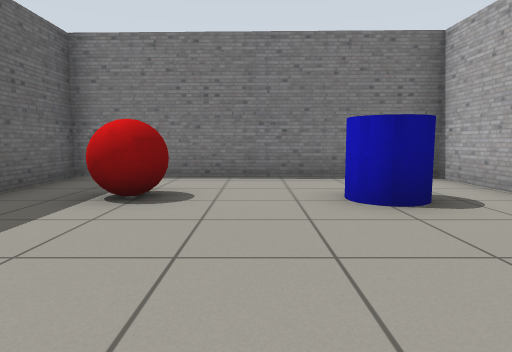
[1] (above)

18 first-person views from a walk through a robot-simulator world made for Gazebo. The camera is 0.72 m above the floor, tilts 6° down and sees 75° across. The floor is counted in squares, 1 m on a side. Each view is taken from the middle of a square. On the plan, view 1 faces up. The plan holds only what a view shows up to about 10 squares ahead; the rest is blank. Some stock models are drawn as simple stand-ins.

[2]
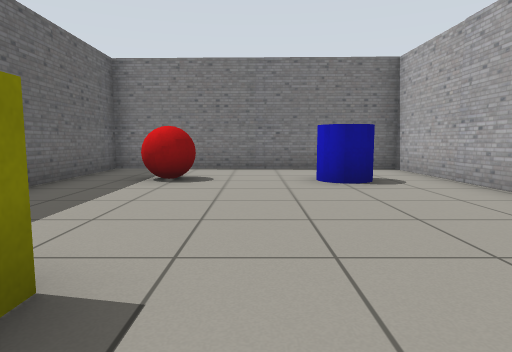

[3]
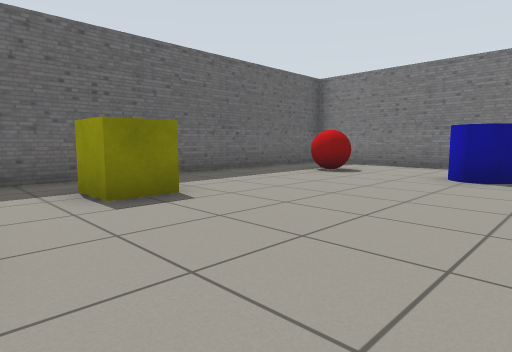

[4]
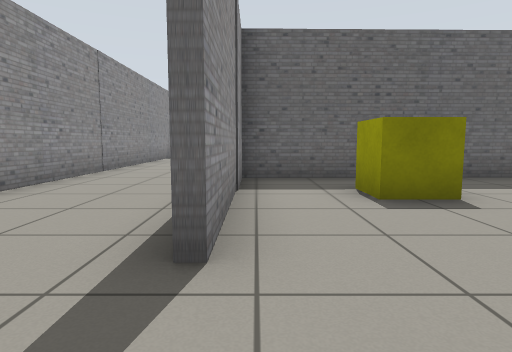

[5]
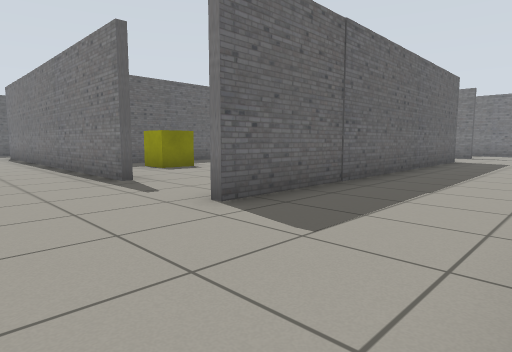

[6]
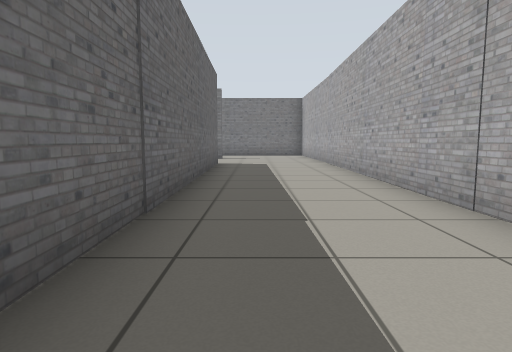

[7]
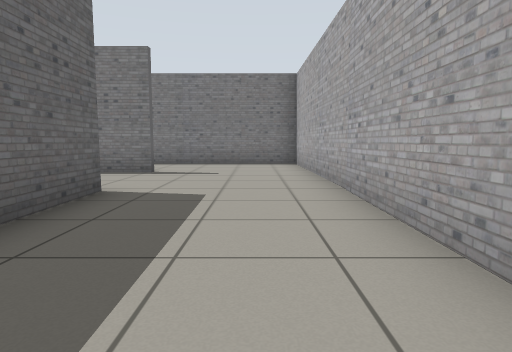

[8]
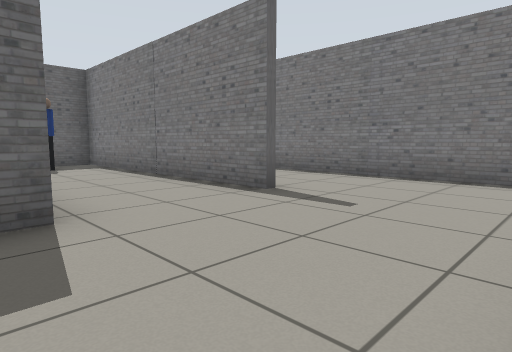

[9]
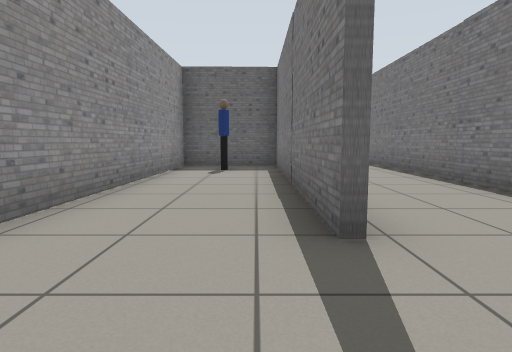

[10]
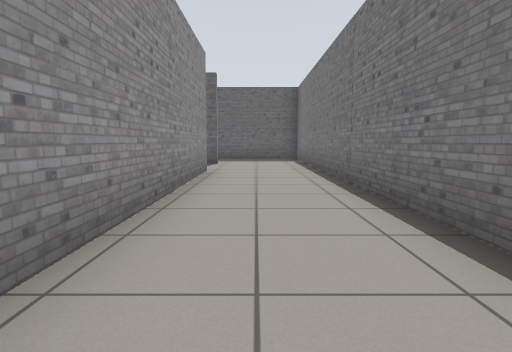

[11]
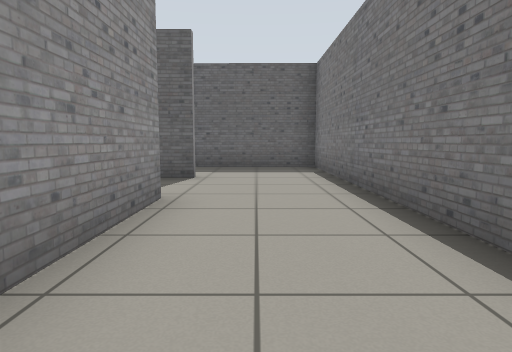

[12]
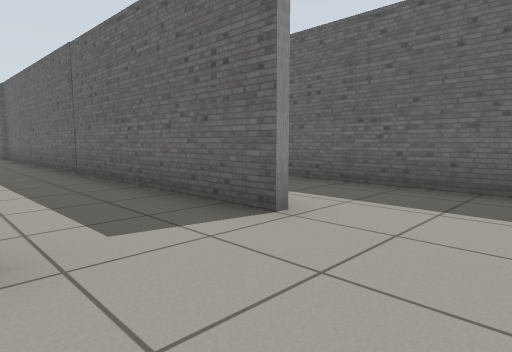

[13]
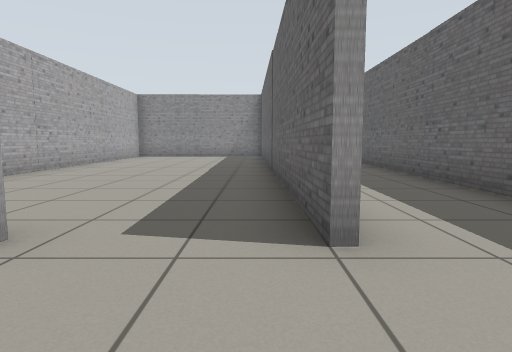

[14]
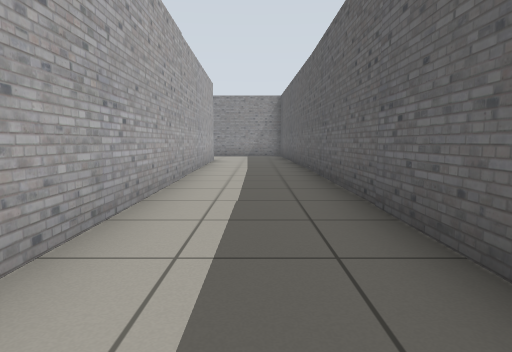

[15]
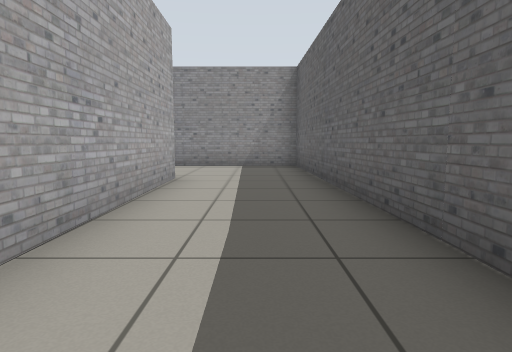

[16]
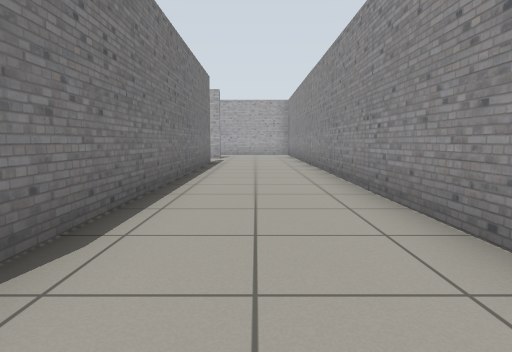

[17]
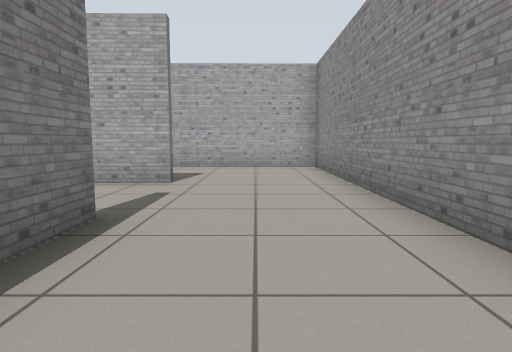

[18]
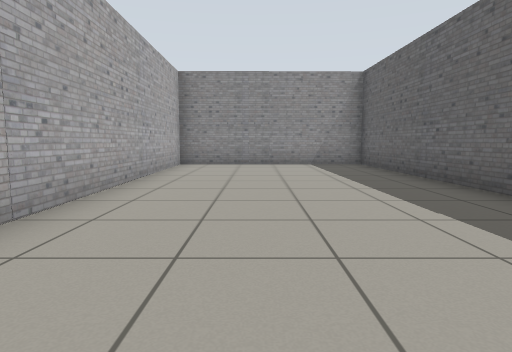

### Floor plan
Ten units are one square. View 1 is at (0, 0); x grows to the right and y downward. Boxes are objects, and circles mark ways between rooms. Rooms are numbered by the first view taken in them; rooms with no view inside come last. Other rooms are left out.
<svg viewBox="-130 -131 209 202">
<path fill="none" stroke="#000" d="M36 -27 36 -65 -36 -67 -35 33 11 33M-72 -98 -5 -98M36 -96 -37 -96 -37 -69 32 -68M38 -68 40 36M63 -126 -122 -126 -125 66 72 66 72 26M11 35 -81 35M72 11 74 -120M38 36 37 21M-94 35 -97 -74M-95 -99 -93 32M-37 31 -38 -53"/>
<rect x="-25" y="5" width="20" height="10" fill="#bbb"><title>yellow box</title></rect>
<rect x="-25" y="-55" width="20" height="20" fill="#bbb"><title>red ball</title></rect>
<rect x="5" y="-45" width="20" height="10" fill="#bbb"><title>blue cylinder</title></rect>
<rect x="-25" y="-85" width="10" height="10" fill="#bbb"><title>person</title></rect>
<circle cx="25" cy="30" r="3" fill="#2a7"/>
<circle cx="-85" cy="-105" r="3" fill="#2a7"/>
<text x="0" y="-20">1</text>
<text x="-20" y="-80">2</text>
<text x="-70" y="-40">3</text>
</svg>
Room 1 opens to room 2. Room 2 opens to room 3.

Where each view was taken, in squares from view 1:
view 1: 0 up, 0 right, facing up
view 2: 2 down, 0 right, facing up
view 3: 3 down, 3 right, facing up-left
view 4: 3 down, 3 right, facing left
view 5: 6 down, 7 right, facing up-left
view 6: 4 down, 5 right, facing up
view 7: 2 up, 6 right, facing up
view 8: 6 up, 7 right, facing up-left
view 9: 9 up, 6 right, facing left
view 10: 11 up, 1 right, facing left
view 11: 11 up, 3 left, facing left
view 12: 12 up, 7 left, facing down-left
view 13: 12 up, 9 left, facing down
view 14: 9 up, 11 left, facing down
view 15: 3 up, 11 left, facing down
view 16: 5 down, 10 left, facing right
view 17: 5 down, 2 left, facing right
view 18: 7 up, 6 left, facing down
